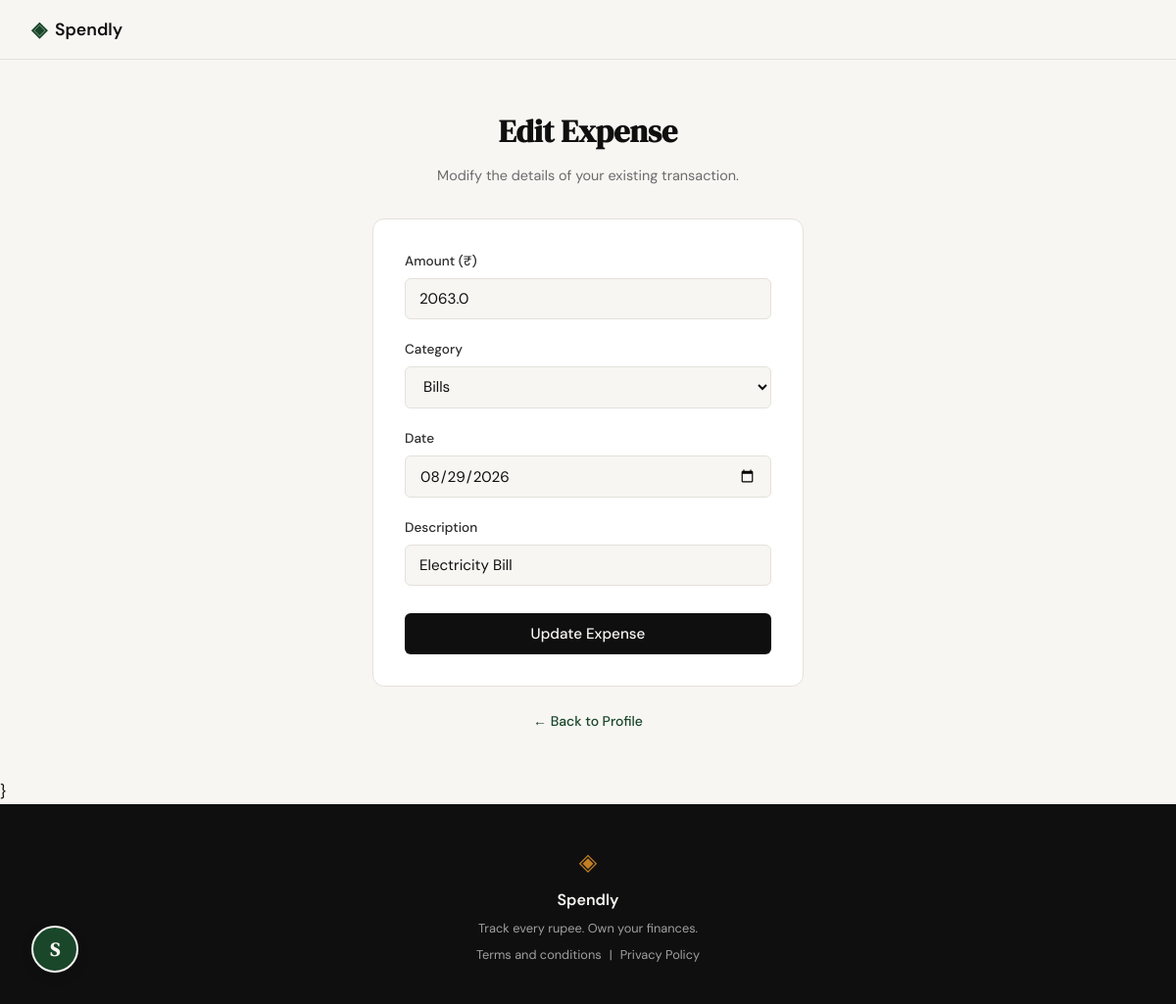
Screenshot of /expenses/126/edit (signed in) with the database file from the repository.
### tables this page shows
CREATE TABLE expenses (
                id INTEGER PRIMARY KEY AUTOINCREMENT,
                user_id INTEGER NOT NULL,
                amount REAL NOT NULL,
                category TEXT NOT NULL,
                date TEXT NOT NULL,
                description TEXT,
                created_at TEXT DEFAULT (datetime('now')),
                FOREIGN KEY (user_id) REFERENCES users (id) ON DELETE CASCADE
            );

CREATE TABLE users (
                id INTEGER PRIMARY KEY AUTOINCREMENT,
                name TEXT NOT NULL,
                email TEXT UNIQUE NOT NULL,
                password_hash TEXT NOT NULL,
                created_at TEXT DEFAULT (datetime('now'))
            );

### app.py (the view, shortened to what this page needs)
@app.route("/expenses/<int:id>/edit", methods=["GET", "POST"])
def edit_expense(id):
    if not session.get("user_id"):
        return redirect(url_for("login"))
    user_id = session["user_id"]
    from database.db import get_db
    with get_db() as conn:
        expense = conn.execute(
            'SELECT * FROM expenses WHERE id = ? AND user_id = ?',
            (id, user_id)
        ).fetchone()
    if not expense:
        flash("Expense not found or access denied.")
        return redirect(url_for("profile"))
    return render_template("edit_expense.html", expense=expense)

### app.py (called while the page is built)
@app.context_processor
def inject_user():
    user_id = session.get("user_id")
    if user_id:
        user = get_user_by_id(user_id)
        return dict(current_user=user)
    return dict(current_user=None)

### database/db.py (called while the page is built)
def get_db():
    conn = sqlite3.connect(DATABASE_PATH)
    conn.row_factory = sqlite3.Row
    conn.execute('PRAGMA foreign_keys = ON')
    return conn

def get_user_by_id(user_id):
    with get_db() as conn:
        return conn.execute('SELECT * FROM users WHERE id = ?', (user_id,)).fetchone()

### templates/edit_expense.html (shortened to what this page needs)
{% extends "base.html" %}
{% block content %}
<div class="auth-section">
    <div class="auth-container">
        <div class="auth-header">
            <h1 class="auth-title">Edit Expense</h1>
            <p class="auth-subtitle">Modify the details of your existing transaction.</p>
        </div>
        <div class="auth-card">
            <form method="POST" action="{{ url_for('edit_expense', id=expense['id']) }}">
                <div class="form-group">
                    <label for="amount">Amount (₹)</label>
                    <input type="number" step="0.01" name="amount" id="amount" class="form-input"
                           value="{{ expense['amount'] }}" required>
                </div>
                <div class="form-group">
                    <label for="category">Category</label>
                    <select name="category" id="category" class="form-input" required>
                        <option value="Bills" {% if expense['category'] == 'Bills' %}selected{% endif %}>Bills</option>
                    </select>
                </div>
                <div class="form-group">
                    <label for="date">Date</label>
                    <input type="date" name="date" id="date" class="form-input"
                           value="{{ expense['date'] }}" required>
                </div>
                <div class="form-group">
                    <label for="description">Description</label>
                    <input type="text" name="description" id="description" class="form-input"
                           value="{{ expense['description'] or '' }}" placeholder="e.g. Weekly groceries">
                </div>
                <button type="submit" class="btn-submit">Update Expense</button>
            </form>
        </div>
        <div class="auth-switch">
            <a href="{{ url_for('profile') }}">← Back to Profile</a>
        </div>
        </div>
    </div>
}
{% endblock %}

### templates/base.html (shortened to what this page needs)
<!DOCTYPE html>
<html lang="en">
<head>
    <link rel="stylesheet" href="{{ url_for('static', filename='css/style.css') }}">
</head>
<body>
    <nav class="navbar">
        <div class="nav-inner">
            <a href="{{ url_for('landing') }}" class="nav-brand">
                <span class="brand-icon">◈</span>
                <span class="brand-name">Spendly</span>
            </a>
        </div>
    </nav>
    <main class="main-content">
        {% block content %}{% endblock %}
    </main>
    <footer class="footer">
        <div class="footer-inner">
            <span class="brand-icon">◈</span>
            <span class="footer-name">Spendly</span>
            <p class="footer-copy">Track every rupee. Own your finances.</p>
            <div class="footer-links">
                <a href="{{ url_for('terms') }}">Terms and conditions</a>
                <span class="footer-separator">|</span>
                <a href="{{ url_for('privacy') }}">Privacy Policy</a>
            </div>
        </div>
    </footer>
    {% if current_user %}
    <a href="{{ url_for('profile') }}" class="user-avatar">
        {{ current_user['name'][0] | upper }}
    </a>
    {% endif %}
</body>
</html>

### static/css/style.css (style rules this page uses)
:root { --ink: #0f0f0f; --ink-soft: #2d2d2d; --ink-muted: #6b6b6b; --ink-faint: #a0a0a0; --paper: #f7f6f3; --paper-warm: #f0ede6; --paper-card: #ffffff; --accent: #1a472a; --accent-light: #e8f0eb; --accent-2: #c17f24; --accent-2-light: #fdf3e3; --danger: #c0392b; --danger-light: #fdecea; --border: #e4e1da; --border-soft: #eeebe4; --status-success: #2e7d32; --status-success-bg: #e8f5e9; --status-error: #c0392b; --status-error-bg: #fdecea; --status-error-border: #f5c6c2; --shadow-sm: 0 2px 4px rgba(0,0,0,0.05); --shadow-md: 0 4px 12px rgba(0,0,0,0.08); --shadow-lg: 0 12px 24px rgba(0,0,0,0.08); --font-display: 'DM Serif Display', Georgia, serif; --font-body: 'DM Sans', system-ui, sans-serif; --max-width: 1200px; --auth-width: 440px; --radius-sm: 6px; --radius-md: 12px; --radius-lg: 20px; }
*, *::before, *::after { box-sizing: border-box; margin: 0; padding: 0; }
html { font-size: 16px; scroll-behavior: smooth; }
body { background: var(--paper); color: var(--ink); font-family: var(--font-body); font-size: 1rem; line-height: 1.6; -webkit-font-smoothing: antialiased; }
a { color: inherit; text-decoration: none; }
.navbar { position: sticky; top: 0; z-index: 100; background: var(--paper); border-bottom: 1px solid var(--border); padding: 0 2rem; }
.nav-inner { max-width: var(--max-width); margin: 0 auto; height: 60px; display: flex; align-items: center; justify-content: space-between; }
.nav-brand { display: flex; align-items: center; gap: 0.5rem; font-family: var(--font-body); font-weight: 600; font-size: 1.1rem; color: var(--ink); }
.brand-icon { color: var(--accent); font-size: 1.3rem; }
.brand-name { color: var(--ink); }
.main-content { min-height: calc(100vh - 60px - 100px); }
.auth-section { min-height: calc(100vh - 60px - 100px); display: flex; align-items: center; justify-content: center; padding: 3rem 2rem; }
.auth-container { width: 100%; max-width: var(--auth-width); }
.auth-header { text-align: center; margin-bottom: 2rem; }
.auth-title { font-family: var(--font-display); font-size: 2rem; color: var(--ink); margin-bottom: 0.5rem; }
.auth-subtitle { font-size: 0.9rem; color: var(--ink-muted); }
.auth-card { background: var(--paper-card); border: 1px solid var(--border); border-radius: var(--radius-md); padding: 2rem; margin-bottom: 1.5rem; }
.form-group { margin-bottom: 1.25rem; }
.form-group label { display: block; font-size: 0.85rem; font-weight: 500; color: var(--ink-soft); margin-bottom: 0.4rem; }
.form-input { width: 100%; padding: 0.6rem 0.875rem; border: 1px solid var(--border); border-radius: var(--radius-sm); font-family: var(--font-body); font-size: 0.95rem; color: var(--ink); background: var(--paper); outline: none; transition: border-color 0.2s; }
.form-input::placeholder { color: var(--ink-faint); }
.btn-submit { width: 100%; padding: 0.7rem; background: var(--ink); color: var(--paper); border: none; border-radius: var(--radius-sm); font-family: var(--font-body); font-size: 0.95rem; font-weight: 500; cursor: pointer; transition: all 0.2s; margin-top: 0.5rem; }
.auth-switch { text-align: center; font-size: 0.875rem; color: var(--ink-muted); }
.auth-switch a { color: var(--accent); font-weight: 500; }
.user-avatar { position: fixed; bottom: 2rem; left: 2rem; width: 48px; height: 48px; background: var(--accent); color: var(--paper); border-radius: 50%; display: flex; align-items: center; justify-content: center; font-family: var(--font-display); font-weight: 600; font-size: 1.2rem; cursor: pointer; box-shadow: 0 4px 12px rgba(0,0,0,0.15); transition: transform 0.2s, background 0.2s; z-index: 1000; border: 2px solid var(--paper); }
.footer { background: var(--ink); color: var(--paper); padding: 2.5rem 2rem; text-align: center; }
.footer-inner { display: flex; flex-direction: column; align-items: center; gap: 0.4rem; }
.footer .brand-icon { color: var(--accent-2); font-size: 1.5rem; }
.footer-name { font-weight: 600; font-size: 1rem; }
.footer-copy { font-size: 0.8rem; color: var(--ink-faint); }
.footer-links { display: flex; align-items: center; gap: 0.5rem; font-size: 0.8rem; color: var(--ink-faint); }
.footer-links a { transition: color 0.2s; }
.footer-separator { color: var(--ink-faint); }

### rows the page displays
expenses: amount "2063.0", category "Bills", date "08/29/2026", description "Electricity Bill"
users: name "S"
